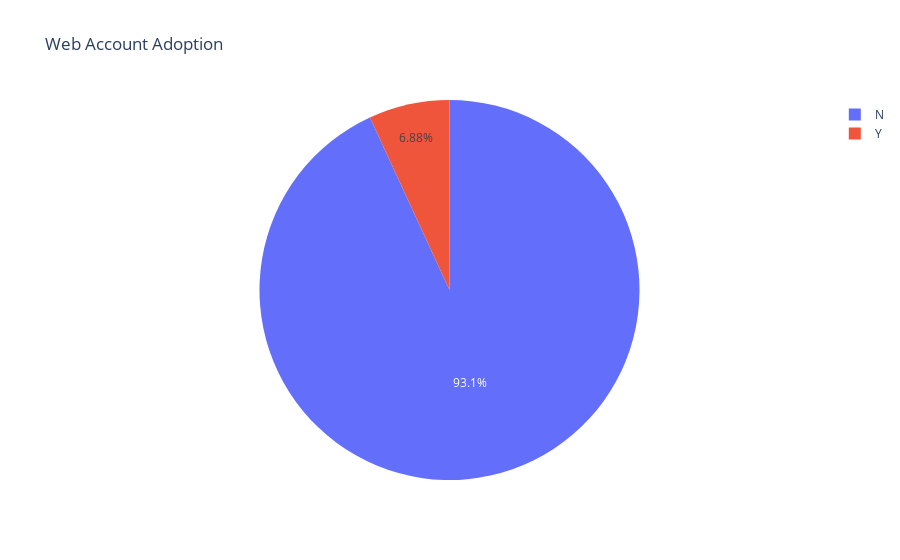

Notebook source saved alongside this figure:
### Code cell
web_share = web_account_share(contact_df)
web_share_df = web_share.rename_axis('Has_Web_Account').reset_index(name='Share')
fig_web = px.pie(web_share_df, names='Has_Web_Account', values='Share', title='Web Account Adoption')
fig_web

### Figure 1 — Plotly figure (JSON) as saved in the notebook; plotly's stock layout.template omitted (floating-point values rounded to 4 significant figures)
{"data": [{"domain": {"x": [0, 1], "y": [0, 1]}, "hovertemplate": "Has_Web_Account=%{label}<br>Share=%{value}<extra></extra>", "labels": ["N", "Y"], "legendgroup": "", "name": "", "showlegend": true, "type": "pie", "values": [0.9312, 0.06879]}], "layout": {"legend": {"tracegroupgap": 0}, "title": {"text": "Web Account Adoption"}}}
